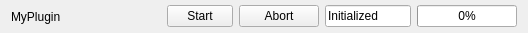
<?xml version="1.0" encoding="UTF-8"?>
<ui version="4.0">
 <class>Form</class>
 <widget class="QWidget" name="Form">
  <property name="geometry">
   <rect>
    <x>0</x>
    <y>0</y>
    <width>528</width>
    <height>33</height>
   </rect>
  </property>
  <property name="sizePolicy">
   <sizepolicy hsizetype="Preferred" vsizetype="Fixed">
    <horstretch>0</horstretch>
    <verstretch>0</verstretch>
   </sizepolicy>
  </property>
  <property name="windowTitle">
   <string>Form</string>
  </property>
  <layout class="QHBoxLayout" name="horizontalLayout" stretch="0,0,0,0,0">
   <property name="topMargin">
    <number>4</number>
   </property>
   <property name="bottomMargin">
    <number>4</number>
   </property>
   <item>
    <widget class="QLabel" name="pluginLabel">
     <property name="sizePolicy">
      <sizepolicy hsizetype="Fixed" vsizetype="Preferred">
       <horstretch>0</horstretch>
       <verstretch>0</verstretch>
      </sizepolicy>
     </property>
     <property name="minimumSize">
      <size>
       <width>150</width>
       <height>0</height>
      </size>
     </property>
     <property name="maximumSize">
      <size>
       <width>150</width>
       <height>16777215</height>
      </size>
     </property>
     <property name="text">
      <string>MyPlugin</string>
     </property>
    </widget>
   </item>
   <item>
    <widget class="QPushButton" name="startStopBtn">
     <property name="sizePolicy">
      <sizepolicy hsizetype="Fixed" vsizetype="Fixed">
       <horstretch>0</horstretch>
       <verstretch>0</verstretch>
      </sizepolicy>
     </property>
     <property name="minimumSize">
      <size>
       <width>40</width>
       <height>0</height>
      </size>
     </property>
     <property name="maximumSize">
      <size>
       <width>100</width>
       <height>16777215</height>
      </size>
     </property>
     <property name="baseSize">
      <size>
       <width>40</width>
       <height>0</height>
      </size>
     </property>
     <property name="text">
      <string>Start</string>
     </property>
    </widget>
   </item>
   <item>
    <widget class="QPushButton" name="abortBtn">
     <property name="sizePolicy">
      <sizepolicy hsizetype="Fixed" vsizetype="Fixed">
       <horstretch>0</horstretch>
       <verstretch>0</verstretch>
      </sizepolicy>
     </property>
     <property name="maximumSize">
      <size>
       <width>100</width>
       <height>16777215</height>
      </size>
     </property>
     <property name="text">
      <string>Abort</string>
     </property>
    </widget>
   </item>
   <item>
    <widget class="QLineEdit" name="statusLine">
     <property name="sizePolicy">
      <sizepolicy hsizetype="Fixed" vsizetype="Fixed">
       <horstretch>0</horstretch>
       <verstretch>0</verstretch>
      </sizepolicy>
     </property>
     <property name="minimumSize">
      <size>
       <width>70</width>
       <height>0</height>
      </size>
     </property>
     <property name="maximumSize">
      <size>
       <width>100</width>
       <height>16777215</height>
      </size>
     </property>
     <property name="baseSize">
      <size>
       <width>0</width>
       <height>0</height>
      </size>
     </property>
     <property name="text">
      <string>Initialized</string>
     </property>
     <property name="readOnly">
      <bool>true</bool>
     </property>
    </widget>
   </item>
   <item>
    <widget class="QProgressBar" name="loadBar">
     <property name="sizePolicy">
      <sizepolicy hsizetype="Fixed" vsizetype="Fixed">
       <horstretch>1</horstretch>
       <verstretch>0</verstretch>
      </sizepolicy>
     </property>
     <property name="minimumSize">
      <size>
       <width>100</width>
       <height>0</height>
      </size>
     </property>
     <property name="maximumSize">
      <size>
       <width>100</width>
       <height>16777215</height>
      </size>
     </property>
     <property name="value">
      <number>0</number>
     </property>
    </widget>
   </item>
  </layout>
 </widget>
 <resources/>
 <connections/>
</ui>
